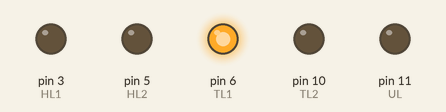
Recording of a sketch running on a simulated Arduino Uno, built with avr-gcc and run on an emulated ATmega328P. Parts: output pins drawn as LEDs (lit = HIGH). EEPROM starts erased.

Above: at 0.06 s.
At 2.0 s:
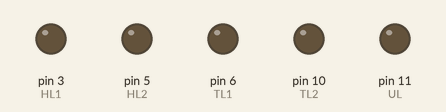
At 3.63 s:
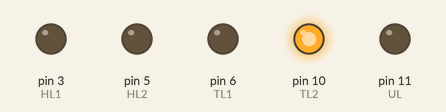
Timing chart, 0 to 4.3 s (numbered marks = the images above):
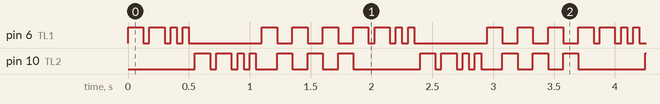

Measured:
- by itself, pin 6 (TL1): repeats every 1.9 s: LOW 0.05 s, HIGH 0.13 s, 2 × (LOW 0.05 s, HIGH 0.05 s), LOW 0.60 s, 3 × (HIGH 0.13 s, LOW 0.13 s), HIGH 0.13 s
- by itself, pin 10 (TL2): repeats every 1.9 s: LOW 0.05 s, HIGH 0.13 s, 2 × (LOW 0.05 s, HIGH 0.05 s), LOW 0.18 s, 2 × (HIGH 0.13 s, LOW 0.13 s), HIGH 0.13 s, LOW 0.55 s, HIGH 0.13 s

The sketch:

PoPoV4noAccel.ino
```cpp
// https://github.com/sparkfun/SparkFun_LIS331_Arduino_Library
// https://learn.sparkfun.com/tutorials/h3lis331dl-accelerometer-breakout-hookup-guide

// Download  "breadboard-1-6-x.zip" from
// https://www.arduino.cc/en/Tutorial/ArduinoToBreadboard

// Change hardware/breadboard/avr/boards.txt to
// atmega328bb.build.mcu=atmega328


#include <EEPROM.h>


boolean DEBUG = false;

int HL1 = 3;
int HL2 = 5;
int TL1 = 6;
int TL2 = 10;  //<- blinkers

int UL = MOSI;

int mode;


void setup(){

  pinMode(HL1, OUTPUT);
  pinMode(HL2, OUTPUT);
  pinMode(TL1, OUTPUT);
  pinMode(TL2, OUTPUT);
  pinMode(UL, OUTPUT);


  mode = EEPROM.read(0);
  if (mode == 0){
    mode = 1;
  }
  else {
    mode = 0;
  }
  EEPROM.write(0, mode);

  for(int j=0; j<0; j++){
    digitalWrite(HL1, HIGH);
    digitalWrite(HL2, HIGH);
    digitalWrite(TL1, HIGH);
    digitalWrite(TL2, HIGH);
    delay(250);
    digitalWrite(HL1, LOW);
    digitalWrite(HL2, LOW);
    digitalWrite(TL1, LOW);
    digitalWrite(TL2, LOW);

    delay(250);
  }
}


int t1 = 125;
int t2 = 50;


void loop(){
  if(mode){
    digitalWrite(HL1, HIGH);
    digitalWrite(HL2, HIGH);
    digitalWrite(UL, HIGH);
  }

  while(1){
    digitalWrite(TL1, HIGH);
    delay(t1);
    digitalWrite(TL1, LOW);
    delay(t2);
    digitalWrite(TL1, HIGH);
    delay(t1);
    digitalWrite(TL1, LOW);
    delay(t2);

    digitalWrite(TL1, HIGH);
    delay(t2);
    digitalWrite(TL1, LOW);
    delay(t2);
    digitalWrite(TL1, HIGH);
    delay(t2);
    digitalWrite(TL1, LOW);
    delay(t2);
    digitalWrite(TL1, LOW);


    digitalWrite(TL2, HIGH);
    delay(t1);
    digitalWrite(TL2, LOW);
    delay(t2);
    digitalWrite(TL2, HIGH);
    delay(t1);
    digitalWrite(TL2, LOW);
    delay(t2);

    digitalWrite(TL2, HIGH);
    delay(t2);
    digitalWrite(TL2, LOW);
    delay(t2);
    digitalWrite(TL2, HIGH);
    delay(t2);
    digitalWrite(TL2, LOW);
    delay(t2);

    for(int x=0; x<3; x++){
      digitalWrite(TL1, HIGH);
      delay(t1);
      digitalWrite(TL1, LOW);
      digitalWrite(TL2, HIGH);
      delay(t1);
      digitalWrite(TL2, LOW);
    }
  }

}
```
